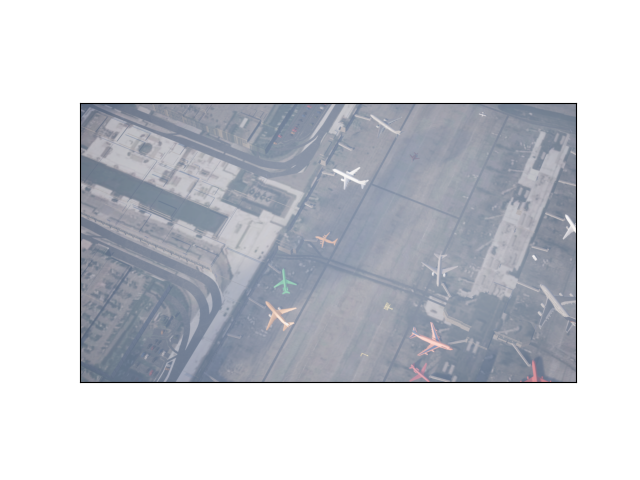

The Python source for this figure:

import argparse
import os

import matplotlib.pyplot as plt
import numpy as np
import torch
import torchvision.transforms.functional as f
from torch import nn
from torchvision.io import ImageReadMode, read_image
from torchvision.models.segmentation import fcn_resnet101
from torchvision.utils import draw_segmentation_masks, make_grid

from model import UNET


def show(images):
    if not isinstance(images, list):
        images = [images]
    fig, axs = plt.subplots(ncols=len(images), squeeze=False)
    for i, img in enumerate(images):
        img = img.detach()
        img = f.to_pil_image(img)
        axs[0, i].imshow(np.asarray(img))
        axs[0, i].set(xticklabels=[], yticklabels=[], xticks=[], yticks=[])
    plt.savefig("inference.png")


def main():
    parser = argparse.ArgumentParser()
    parser.add_argument("model", help="checkpoint file for pretrained model")
    parser.add_argument(
        "image_dir", help="path to directory containing images to run through the model")
    parser.add_argument("-i", "--index", type=int)
    args = parser.parse_args()

    start, end = 0, args.index
    if args.index is not None:
        start = args.index - 1
        if args.index == 0:
            start, end = 0, 1

    device = torch.device('cuda' if torch.cuda.is_available() else 'cpu')

    checkpoint = torch.load(args.model)
    # print(checkpoint["model_state_dict"].keys())
    
    # print(checkpoint["model_state_dict"].keys())
    model = UNET(in_channels=3, out_channels=1)
    model = nn.DataParallel(model).to(device)
    model.load_state_dict(checkpoint["model_state_dict"])
    # model.load_state_dict(checkpoint['model_state_dict']) # This is the new version following FCN.
    # model.load_state_dict(checkpoint['state_dict']) # This is the old version.

    normalisation_factor = 1 / 255

    model.eval()
    masked_images = []
    for filename in os.listdir(args.image_dir)[start: end]:
        # Get image and convert to required format
        img_path = os.path.join(args.image_dir, filename)
        image = read_image(img_path, mode=ImageReadMode.RGB) * normalisation_factor
        image = image.float().unsqueeze(0)

        # Get mask prediction for model
        with torch.inference_mode():
            output = model(image)
            # print(output[0,0,0,:2])
            output = output.softmax(dim=1).argmax(dim=1) > 0
            # output = (torch.sigmoid(output) > 0.5).float()
        # print(output.shape)

        # print(torch.sum(output))

        image = image * (normalisation_factor ** -1)

        # Draw segmentation mask on top of image
        image = image.squeeze(0).type(torch.uint8)
        image_with_mask = draw_segmentation_masks(image=image, masks=output, colors="red")
        masked_images.append(image_with_mask)

    grid = make_grid(masked_images)
    show(grid)


if __name__ == "__main__":
    main()
